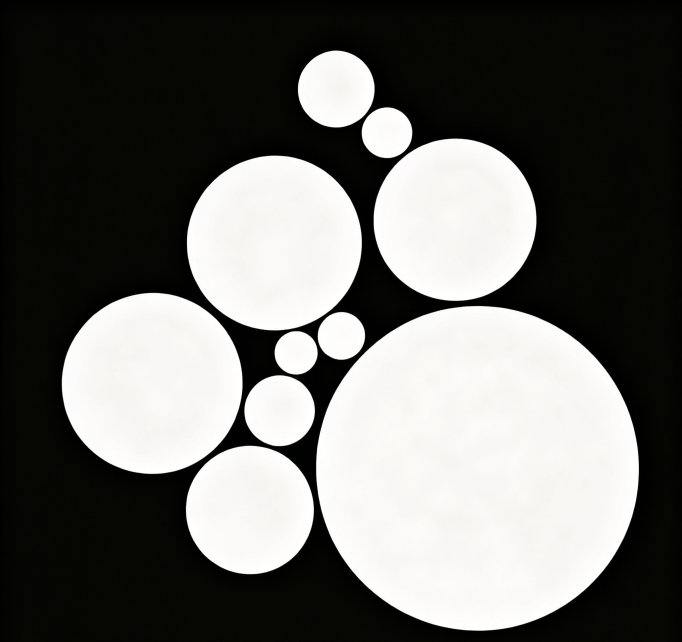
%> input picture test_image.png, 2044 x 1924 px (shown at 1/3 size)
$ octave main.m   (GNU Octave 9; MATLAB toolbox functions it lacks are replaced by stand-ins)
%> lines starting %> are read from the running program, lines starting %| are printed output that depends on the picture; in (x1, y1, x2, y2) boxes, pixels count from 0 and x2, y2 are one past the last pixel; in counts of white or black regions, pixels touching at a corner belong together; the program's own positions count from 1
clear; clc; close all;
[filename, pathname] = uigetfile({'*.jpg;*.png;*.bmp;*.tif;*.jpeg'}, '请选择包含多个目标的图片');
%> the answer given: test_image.png
if isequal(filename, 0)
    fprintf('用户取消选择，程序退出。\n');
    return;
end
image_path = fullfile(pathname, filename);
fprintf('已加载图片：%s\n', filename);
I_original = imread(image_path);
%> I_original is the input picture: size 1924x2044x3 uint8; mean R, G, B 105.4, 105.3, 102.9
if size(I_original, 3) == 3
    I_gray = rgb2gray(I_original);
else
    I_gray = I_original;
end
level = graythresh(I_gray);
%> level = 0.494
I_bw = im2bw(I_gray, level);
%> I_bw: size 1924x2044 logical; 41.1% white; 10 white regions
se = strel('square', 3);
I_bw = imopen(I_bw, se);
I_bw = imclose(I_bw, se);
[L, num] = bwlabel(I_bw);
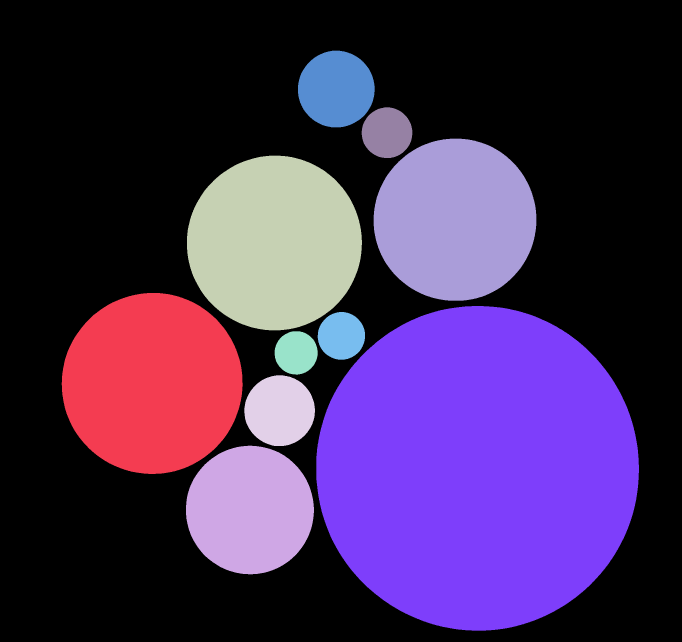
%> L: size 1924x2044 double (shown at 1/3 size); 11 distinct labels, from 0 to 10; one colour per label, 0 black
%> num = 10
stats = regionprops(L, 'Area', 'BoundingBox', 'Centroid');
%> stats = 10 regions; largest, box (x1, y1, x2, y2), Area and Centroid: (949, 918, 1917, 1892) 740975 [1433.2 1405.8], (185, 879, 728, 1422) 231189 [457.3 1151], (561, 467, 1086, 991) 216063 [824 729.6], (1121, 416, 1609, 902) 186927 [1365.9 659.9], (558, 1337, 942, 1723) 116179 [750.3 1530.6]
min_area = 100;
valid_idx = find([stats.Area] >= min_area);
%> valid_idx = [1 2 3 4 5 6 7 8 9 10]
num_valid = length(valid_idx);
%> num_valid = 10
fprintf('检测到 %d 个连通域，过滤后有效目标 %d 个\n', num, num_valid);
%| 检测到 10 个连通域，过滤后有效目标 10 个
if num_valid == 0
    fprintf('?? 未检测到有效目标！请检查图片是否对比度清晰，或调小 min_area 值。\n');
    imshow(I_original); title('未检测到目标，请换图或调整参数');
    return;
end
valid_bbox = zeros(num_valid, 4);
valid_centroid = zeros(num_valid, 2);
for i = 1:num_valid
    idx = valid_idx(i);
    valid_bbox(i, :) = stats(idx).BoundingBox;
    valid_centroid(i, :) = stats(idx).Centroid;
end
%> this loop made 10 passes
%> after the loop, valid_bbox = 10 rows, first 8: [185.5 879.5 543 543; 558.5 1337.5 384 386; 561.5 467.5 525 524; 733.5 1126.5 212 212; 824.5 994.5 129 130; 894.5 152.5 230 230; 949.5 918.5 968 974; 953.5 936.5 142 143]; valid_centroid = [457.3 1151; 750.3 1530.6; 824 729.6; 839.5 1232.7; 888.9 1059.1; 1009.4 267.9; 1433.2 1405.8; 1024.8 1008.2; 1161.6 398.9; 1365.9 659.9]
figure('Name', '多目标计数结果', 'Position', [50, 50, 1000, 800]);
subplot(2, 2, 1);
imshow(I_original);
title('1. 原始图像');
subplot(2, 2, 2);
imshow(I_bw);
title('2. 二值化 + 去噪');
subplot(2, 2, 3);
imshow(I_original);
hold on;
for i = 1:num_valid
    rectangle('Position', valid_bbox(i, :), 'EdgeColor', 'r', 'LineWidth', 2);
    text(valid_bbox(i, 1), valid_bbox(i, 2) - 5, num2str(i), ...
        'Color', 'y', 'FontSize', 14, 'FontWeight', 'bold', ...
        'BackgroundColor', 'black');

    plot(valid_centroid(i, 1), valid_centroid(i, 2), 'g+', 'MarkerSize', 10, 'LineWidth', 2);
end
title(sprintf('3. 计数结果：共 %d 个目标', num_valid));
hold off;
subplot(2, 2, 4);
areas = [stats(valid_idx).Area];
%> areas = [231189 116179 216063 35169 13182 41573 740975 15910 18096 186927]
histogram(areas, 10);
xlabel('目标面积 (像素)');
ylabel('数量');
title('4. 各目标面积分布');
grid on;
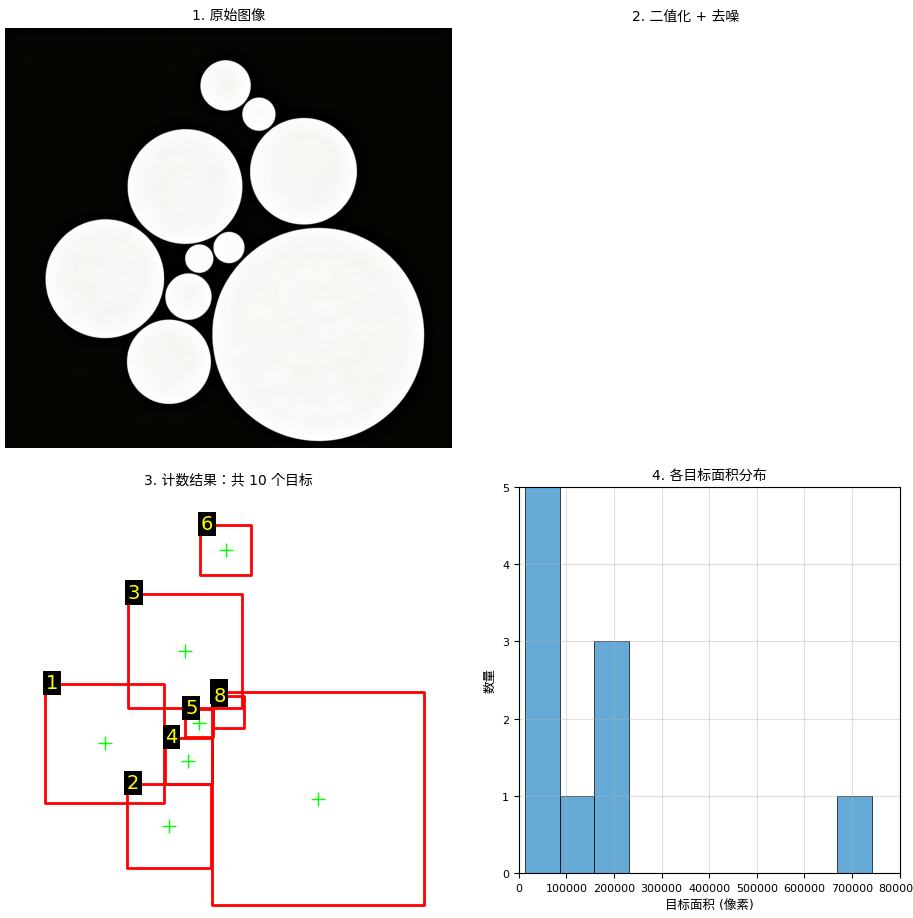
%> figure redrawn from the program's plot data, 4 panels
fprintf('\n========== 目标位置信息表 ==========\n');
fprintf('编号\t 质心X\t 质心Y\t 宽度\t 高度\n');
for i = 1:num_valid
    fprintf(' %d\t %.1f\t %.1f\t %.1f\t %.1f\n', i, ...
        valid_centroid(i, 1), valid_centroid(i, 2), ...
        valid_bbox(i, 3), valid_bbox(i, 4));
end
fprintf('=======================================\n');
fprintf('? 总计检测到 %d 个目标\n', num_valid);
%| ? 总计检测到 10 个目标
